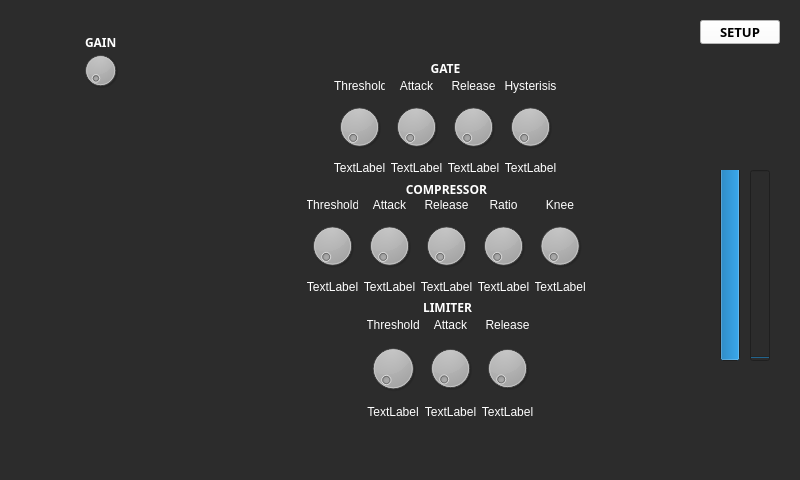
<?xml version="1.0" encoding="UTF-8"?>
<ui version="4.0">
 <class>MainWindow</class>
 <widget class="QMainWindow" name="MainWindow">
  <property name="geometry">
   <rect>
    <x>0</x>
    <y>0</y>
    <width>800</width>
    <height>480</height>
   </rect>
  </property>
  <property name="sizePolicy">
   <sizepolicy hsizetype="Fixed" vsizetype="Fixed">
    <horstretch>0</horstretch>
    <verstretch>0</verstretch>
   </sizepolicy>
  </property>
  <property name="windowTitle">
   <string>MainWindow</string>
  </property>
  <property name="autoFillBackground">
   <bool>false</bool>
  </property>
  <property name="styleSheet">
   <string notr="true">background-color: rgb(44, 44, 44);</string>
  </property>
  <property name="iconSize">
   <size>
    <width>0</width>
    <height>0</height>
   </size>
  </property>
  <widget class="QWidget" name="centralwidget">
   <widget class="QPushButton" name="pushButton">
    <property name="geometry">
     <rect>
      <x>700</x>
      <y>20</y>
      <width>80</width>
      <height>24</height>
     </rect>
    </property>
    <property name="font">
     <font>
      <family>Source Code Pro</family>
      <pointsize>10</pointsize>
      <bold>true</bold>
     </font>
    </property>
    <property name="styleSheet">
     <string notr="true">background-color: rgb(255, 255, 255);
color: rgb(0, 0, 0);</string>
    </property>
    <property name="text">
     <string>SETUP</string>
    </property>
    <property name="autoDefault">
     <bool>false</bool>
    </property>
    <property name="default">
     <bool>false</bool>
    </property>
    <property name="flat">
     <bool>false</bool>
    </property>
   </widget>
   <widget class="QProgressBar" name="progressBar">
    <property name="geometry">
     <rect>
      <x>720</x>
      <y>170</y>
      <width>20</width>
      <height>191</height>
     </rect>
    </property>
    <property name="styleSheet">
     <string notr="true"/>
    </property>
    <property name="minimum">
     <number>-90</number>
    </property>
    <property name="maximum">
     <number>0</number>
    </property>
    <property name="value">
     <number>0</number>
    </property>
    <property name="orientation">
     <enum>Qt::Orientation::Vertical</enum>
    </property>
    <property name="format">
     <string/>
    </property>
   </widget>
   <widget class="QProgressBar" name="progressBar_2">
    <property name="geometry">
     <rect>
      <x>750</x>
      <y>170</y>
      <width>20</width>
      <height>191</height>
     </rect>
    </property>
    <property name="minimum">
     <number>-90</number>
    </property>
    <property name="maximum">
     <number>0</number>
    </property>
    <property name="value">
     <number>-90</number>
    </property>
    <property name="orientation">
     <enum>Qt::Orientation::Vertical</enum>
    </property>
    <property name="format">
     <string/>
    </property>
   </widget>
   <widget class="QDial" name="dial">
    <property name="geometry">
     <rect>
      <x>80</x>
      <y>50</y>
      <width>41</width>
      <height>41</height>
     </rect>
    </property>
    <property name="styleSheet">
     <string notr="true"/>
    </property>
   </widget>
   <widget class="QLabel" name="label">
    <property name="geometry">
     <rect>
      <x>85</x>
      <y>34</y>
      <width>31</width>
      <height>16</height>
     </rect>
    </property>
    <property name="font">
     <font>
      <family>Source Code Pro</family>
      <bold>true</bold>
     </font>
    </property>
    <property name="styleSheet">
     <string notr="true">color: rgb(255, 255, 255);</string>
    </property>
    <property name="text">
     <string>GAIN</string>
    </property>
   </widget>
   <widget class="QWidget" name="gridLayoutWidget">
    <property name="geometry">
     <rect>
      <x>334</x>
      <y>79</y>
      <width>222</width>
      <height>96</height>
     </rect>
    </property>
    <layout class="QGridLayout" name="gridLayout">
     <item row="0" column="1">
      <widget class="QLabel" name="label_16">
       <property name="sizePolicy">
        <sizepolicy hsizetype="Minimum" vsizetype="Maximum">
         <horstretch>0</horstretch>
         <verstretch>0</verstretch>
        </sizepolicy>
       </property>
       <property name="styleSheet">
        <string notr="true">color: rgb(255, 255, 255);</string>
       </property>
       <property name="text">
        <string>Attack</string>
       </property>
       <property name="alignment">
        <set>Qt::AlignmentFlag::AlignCenter</set>
       </property>
      </widget>
     </item>
     <item row="1" column="2">
      <widget class="QDial" name="dial_4"/>
     </item>
     <item row="1" column="3">
      <widget class="QDial" name="dial_5"/>
     </item>
     <item row="2" column="0">
      <widget class="QLabel" name="label_2">
       <property name="sizePolicy">
        <sizepolicy hsizetype="Minimum" vsizetype="Maximum">
         <horstretch>0</horstretch>
         <verstretch>0</verstretch>
        </sizepolicy>
       </property>
       <property name="styleSheet">
        <string notr="true">color: rgb(255, 255, 255);</string>
       </property>
       <property name="text">
        <string>TextLabel</string>
       </property>
       <property name="alignment">
        <set>Qt::AlignmentFlag::AlignCenter</set>
       </property>
      </widget>
     </item>
     <item row="1" column="0">
      <widget class="QDial" name="dial_2"/>
     </item>
     <item row="2" column="2">
      <widget class="QLabel" name="label_4">
       <property name="sizePolicy">
        <sizepolicy hsizetype="Minimum" vsizetype="Maximum">
         <horstretch>0</horstretch>
         <verstretch>0</verstretch>
        </sizepolicy>
       </property>
       <property name="styleSheet">
        <string notr="true">color: rgb(255, 255, 255);</string>
       </property>
       <property name="text">
        <string>TextLabel</string>
       </property>
       <property name="alignment">
        <set>Qt::AlignmentFlag::AlignCenter</set>
       </property>
      </widget>
     </item>
     <item row="0" column="2">
      <widget class="QLabel" name="label_17">
       <property name="sizePolicy">
        <sizepolicy hsizetype="Minimum" vsizetype="Maximum">
         <horstretch>0</horstretch>
         <verstretch>0</verstretch>
        </sizepolicy>
       </property>
       <property name="styleSheet">
        <string notr="true">color: rgb(255, 255, 255);</string>
       </property>
       <property name="text">
        <string>Release</string>
       </property>
       <property name="alignment">
        <set>Qt::AlignmentFlag::AlignCenter</set>
       </property>
      </widget>
     </item>
     <item row="2" column="3">
      <widget class="QLabel" name="label_5">
       <property name="sizePolicy">
        <sizepolicy hsizetype="Minimum" vsizetype="Maximum">
         <horstretch>0</horstretch>
         <verstretch>0</verstretch>
        </sizepolicy>
       </property>
       <property name="styleSheet">
        <string notr="true">color: rgb(255, 255, 255);</string>
       </property>
       <property name="text">
        <string>TextLabel</string>
       </property>
       <property name="alignment">
        <set>Qt::AlignmentFlag::AlignCenter</set>
       </property>
      </widget>
     </item>
     <item row="0" column="0">
      <widget class="QLabel" name="label_15">
       <property name="styleSheet">
        <string notr="true">color: rgb(255, 255, 255);</string>
       </property>
       <property name="text">
        <string>Threshold</string>
       </property>
      </widget>
     </item>
     <item row="2" column="1">
      <widget class="QLabel" name="label_3">
       <property name="sizePolicy">
        <sizepolicy hsizetype="Minimum" vsizetype="Maximum">
         <horstretch>0</horstretch>
         <verstretch>0</verstretch>
        </sizepolicy>
       </property>
       <property name="styleSheet">
        <string notr="true">color: rgb(255, 255, 255);</string>
       </property>
       <property name="text">
        <string>TextLabel</string>
       </property>
       <property name="alignment">
        <set>Qt::AlignmentFlag::AlignCenter</set>
       </property>
      </widget>
     </item>
     <item row="0" column="3">
      <widget class="QLabel" name="label_18">
       <property name="sizePolicy">
        <sizepolicy hsizetype="Minimum" vsizetype="Maximum">
         <horstretch>0</horstretch>
         <verstretch>0</verstretch>
        </sizepolicy>
       </property>
       <property name="styleSheet">
        <string notr="true">color: rgb(255, 255, 255);</string>
       </property>
       <property name="text">
        <string>Hysterisis</string>
       </property>
       <property name="alignment">
        <set>Qt::AlignmentFlag::AlignCenter</set>
       </property>
      </widget>
     </item>
     <item row="1" column="1">
      <widget class="QDial" name="dial_3"/>
     </item>
    </layout>
   </widget>
   <widget class="QWidget" name="gridLayoutWidget_2">
    <property name="geometry">
     <rect>
      <x>307</x>
      <y>198</y>
      <width>278</width>
      <height>96</height>
     </rect>
    </property>
    <layout class="QGridLayout" name="gridLayout_2">
     <item row="1" column="3">
      <widget class="QDial" name="dial_9"/>
     </item>
     <item row="1" column="1">
      <widget class="QDial" name="dial_7"/>
     </item>
     <item row="2" column="1">
      <widget class="QLabel" name="label_7">
       <property name="sizePolicy">
        <sizepolicy hsizetype="Minimum" vsizetype="Maximum">
         <horstretch>0</horstretch>
         <verstretch>0</verstretch>
        </sizepolicy>
       </property>
       <property name="styleSheet">
        <string notr="true">color: rgb(255, 255, 255);</string>
       </property>
       <property name="text">
        <string>TextLabel</string>
       </property>
       <property name="alignment">
        <set>Qt::AlignmentFlag::AlignCenter</set>
       </property>
      </widget>
     </item>
     <item row="1" column="2">
      <widget class="QDial" name="dial_8"/>
     </item>
     <item row="2" column="2">
      <widget class="QLabel" name="label_8">
       <property name="sizePolicy">
        <sizepolicy hsizetype="Minimum" vsizetype="Maximum">
         <horstretch>0</horstretch>
         <verstretch>0</verstretch>
        </sizepolicy>
       </property>
       <property name="styleSheet">
        <string notr="true">color: rgb(255, 255, 255);</string>
       </property>
       <property name="text">
        <string>TextLabel</string>
       </property>
       <property name="alignment">
        <set>Qt::AlignmentFlag::AlignCenter</set>
       </property>
      </widget>
     </item>
     <item row="1" column="4">
      <widget class="QDial" name="dial_10"/>
     </item>
     <item row="2" column="4">
      <widget class="QLabel" name="label_10">
       <property name="sizePolicy">
        <sizepolicy hsizetype="Minimum" vsizetype="Maximum">
         <horstretch>0</horstretch>
         <verstretch>0</verstretch>
        </sizepolicy>
       </property>
       <property name="styleSheet">
        <string notr="true">color: rgb(255, 255, 255);</string>
       </property>
       <property name="text">
        <string>TextLabel</string>
       </property>
       <property name="alignment">
        <set>Qt::AlignmentFlag::AlignCenter</set>
       </property>
      </widget>
     </item>
     <item row="1" column="0">
      <widget class="QDial" name="dial_6"/>
     </item>
     <item row="2" column="0">
      <widget class="QLabel" name="label_6">
       <property name="sizePolicy">
        <sizepolicy hsizetype="Minimum" vsizetype="Maximum">
         <horstretch>0</horstretch>
         <verstretch>0</verstretch>
        </sizepolicy>
       </property>
       <property name="styleSheet">
        <string notr="true">color: rgb(255, 255, 255);</string>
       </property>
       <property name="text">
        <string>TextLabel</string>
       </property>
       <property name="alignment">
        <set>Qt::AlignmentFlag::AlignCenter</set>
       </property>
      </widget>
     </item>
     <item row="2" column="3">
      <widget class="QLabel" name="label_9">
       <property name="sizePolicy">
        <sizepolicy hsizetype="Minimum" vsizetype="Maximum">
         <horstretch>0</horstretch>
         <verstretch>0</verstretch>
        </sizepolicy>
       </property>
       <property name="styleSheet">
        <string notr="true">color: rgb(255, 255, 255);</string>
       </property>
       <property name="text">
        <string>TextLabel</string>
       </property>
       <property name="alignment">
        <set>Qt::AlignmentFlag::AlignCenter</set>
       </property>
      </widget>
     </item>
     <item row="0" column="0">
      <widget class="QLabel" name="label_19">
       <property name="sizePolicy">
        <sizepolicy hsizetype="Minimum" vsizetype="Maximum">
         <horstretch>0</horstretch>
         <verstretch>0</verstretch>
        </sizepolicy>
       </property>
       <property name="styleSheet">
        <string notr="true">color: rgb(255, 255, 255);</string>
       </property>
       <property name="text">
        <string>Threshold</string>
       </property>
       <property name="alignment">
        <set>Qt::AlignmentFlag::AlignCenter</set>
       </property>
      </widget>
     </item>
     <item row="0" column="1">
      <widget class="QLabel" name="label_20">
       <property name="sizePolicy">
        <sizepolicy hsizetype="Minimum" vsizetype="Maximum">
         <horstretch>0</horstretch>
         <verstretch>0</verstretch>
        </sizepolicy>
       </property>
       <property name="styleSheet">
        <string notr="true">color: rgb(255, 255, 255);</string>
       </property>
       <property name="text">
        <string>Attack</string>
       </property>
       <property name="alignment">
        <set>Qt::AlignmentFlag::AlignCenter</set>
       </property>
      </widget>
     </item>
     <item row="0" column="2">
      <widget class="QLabel" name="label_21">
       <property name="sizePolicy">
        <sizepolicy hsizetype="Minimum" vsizetype="Maximum">
         <horstretch>0</horstretch>
         <verstretch>0</verstretch>
        </sizepolicy>
       </property>
       <property name="styleSheet">
        <string notr="true">color: rgb(255, 255, 255);</string>
       </property>
       <property name="text">
        <string>Release</string>
       </property>
       <property name="alignment">
        <set>Qt::AlignmentFlag::AlignCenter</set>
       </property>
      </widget>
     </item>
     <item row="0" column="3">
      <widget class="QLabel" name="label_22">
       <property name="sizePolicy">
        <sizepolicy hsizetype="Minimum" vsizetype="Maximum">
         <horstretch>0</horstretch>
         <verstretch>0</verstretch>
        </sizepolicy>
       </property>
       <property name="styleSheet">
        <string notr="true">color: rgb(255, 255, 255);</string>
       </property>
       <property name="text">
        <string>Ratio</string>
       </property>
       <property name="alignment">
        <set>Qt::AlignmentFlag::AlignCenter</set>
       </property>
      </widget>
     </item>
     <item row="0" column="4">
      <widget class="QLabel" name="label_23">
       <property name="sizePolicy">
        <sizepolicy hsizetype="Minimum" vsizetype="Maximum">
         <horstretch>0</horstretch>
         <verstretch>0</verstretch>
        </sizepolicy>
       </property>
       <property name="styleSheet">
        <string notr="true">color: rgb(255, 255, 255);</string>
       </property>
       <property name="text">
        <string>Knee</string>
       </property>
       <property name="alignment">
        <set>Qt::AlignmentFlag::AlignCenter</set>
       </property>
      </widget>
     </item>
    </layout>
   </widget>
   <widget class="QWidget" name="gridLayoutWidget_3">
    <property name="geometry">
     <rect>
      <x>367</x>
      <y>318</y>
      <width>166</width>
      <height>101</height>
     </rect>
    </property>
    <layout class="QGridLayout" name="gridLayout_3">
     <item row="0" column="2">
      <widget class="QLabel" name="label_26">
       <property name="sizePolicy">
        <sizepolicy hsizetype="Minimum" vsizetype="Maximum">
         <horstretch>0</horstretch>
         <verstretch>0</verstretch>
        </sizepolicy>
       </property>
       <property name="styleSheet">
        <string notr="true">color: rgb(255, 255, 255);</string>
       </property>
       <property name="text">
        <string>Release</string>
       </property>
       <property name="alignment">
        <set>Qt::AlignmentFlag::AlignCenter</set>
       </property>
      </widget>
     </item>
     <item row="1" column="2">
      <widget class="QDial" name="dial_13"/>
     </item>
     <item row="1" column="0">
      <widget class="QDial" name="dial_11"/>
     </item>
     <item row="2" column="2">
      <widget class="QLabel" name="label_13">
       <property name="sizePolicy">
        <sizepolicy hsizetype="Minimum" vsizetype="Maximum">
         <horstretch>0</horstretch>
         <verstretch>0</verstretch>
        </sizepolicy>
       </property>
       <property name="styleSheet">
        <string notr="true">color: rgb(255, 255, 255);</string>
       </property>
       <property name="text">
        <string>TextLabel</string>
       </property>
       <property name="alignment">
        <set>Qt::AlignmentFlag::AlignCenter</set>
       </property>
      </widget>
     </item>
     <item row="0" column="0">
      <widget class="QLabel" name="label_24">
       <property name="sizePolicy">
        <sizepolicy hsizetype="Minimum" vsizetype="Maximum">
         <horstretch>0</horstretch>
         <verstretch>0</verstretch>
        </sizepolicy>
       </property>
       <property name="styleSheet">
        <string notr="true">color: rgb(255, 255, 255);</string>
       </property>
       <property name="text">
        <string>Threshold</string>
       </property>
       <property name="alignment">
        <set>Qt::AlignmentFlag::AlignCenter</set>
       </property>
      </widget>
     </item>
     <item row="0" column="1">
      <widget class="QLabel" name="label_25">
       <property name="sizePolicy">
        <sizepolicy hsizetype="Minimum" vsizetype="Maximum">
         <horstretch>0</horstretch>
         <verstretch>0</verstretch>
        </sizepolicy>
       </property>
       <property name="styleSheet">
        <string notr="true">color: rgb(255, 255, 255);</string>
       </property>
       <property name="text">
        <string>Attack</string>
       </property>
       <property name="alignment">
        <set>Qt::AlignmentFlag::AlignCenter</set>
       </property>
      </widget>
     </item>
     <item row="2" column="0">
      <widget class="QLabel" name="label_11">
       <property name="sizePolicy">
        <sizepolicy hsizetype="Minimum" vsizetype="Maximum">
         <horstretch>0</horstretch>
         <verstretch>0</verstretch>
        </sizepolicy>
       </property>
       <property name="styleSheet">
        <string notr="true">color: rgb(255, 255, 255);</string>
       </property>
       <property name="text">
        <string>TextLabel</string>
       </property>
       <property name="alignment">
        <set>Qt::AlignmentFlag::AlignCenter</set>
       </property>
      </widget>
     </item>
     <item row="1" column="1">
      <widget class="QDial" name="dial_12"/>
     </item>
     <item row="2" column="1">
      <widget class="QLabel" name="label_12">
       <property name="sizePolicy">
        <sizepolicy hsizetype="Minimum" vsizetype="Maximum">
         <horstretch>0</horstretch>
         <verstretch>0</verstretch>
        </sizepolicy>
       </property>
       <property name="styleSheet">
        <string notr="true">color: rgb(255, 255, 255);</string>
       </property>
       <property name="text">
        <string>TextLabel</string>
       </property>
       <property name="alignment">
        <set>Qt::AlignmentFlag::AlignCenter</set>
       </property>
      </widget>
     </item>
    </layout>
   </widget>
   <widget class="QLabel" name="label_14">
    <property name="geometry">
     <rect>
      <x>423</x>
      <y>299</y>
      <width>49</width>
      <height>16</height>
     </rect>
    </property>
    <property name="font">
     <font>
      <family>Source Code Pro</family>
      <bold>true</bold>
     </font>
    </property>
    <property name="styleSheet">
     <string notr="true">color: rgb(255, 255, 255);</string>
    </property>
    <property name="text">
     <string>LIMITER</string>
    </property>
    <property name="alignment">
     <set>Qt::AlignmentFlag::AlignCenter</set>
    </property>
   </widget>
   <widget class="QLabel" name="label_27">
    <property name="geometry">
     <rect>
      <x>396</x>
      <y>179</y>
      <width>101</width>
      <height>20</height>
     </rect>
    </property>
    <property name="sizePolicy">
     <sizepolicy hsizetype="Minimum" vsizetype="Minimum">
      <horstretch>0</horstretch>
      <verstretch>0</verstretch>
     </sizepolicy>
    </property>
    <property name="font">
     <font>
      <family>Source Code Pro</family>
      <bold>true</bold>
     </font>
    </property>
    <property name="styleSheet">
     <string notr="true">color: rgb(255, 255, 255);</string>
    </property>
    <property name="text">
     <string>COMPRESSOR</string>
    </property>
    <property name="alignment">
     <set>Qt::AlignmentFlag::AlignCenter</set>
    </property>
   </widget>
   <widget class="QLabel" name="label_28">
    <property name="geometry">
     <rect>
      <x>430</x>
      <y>60</y>
      <width>31</width>
      <height>16</height>
     </rect>
    </property>
    <property name="sizePolicy">
     <sizepolicy hsizetype="Fixed" vsizetype="Fixed">
      <horstretch>0</horstretch>
      <verstretch>0</verstretch>
     </sizepolicy>
    </property>
    <property name="font">
     <font>
      <family>Source Code Pro</family>
      <bold>true</bold>
     </font>
    </property>
    <property name="styleSheet">
     <string notr="true">color: rgb(255, 255, 255);</string>
    </property>
    <property name="text">
     <string>GATE</string>
    </property>
    <property name="alignment">
     <set>Qt::AlignmentFlag::AlignCenter</set>
    </property>
   </widget>
  </widget>
 </widget>
 <resources/>
 <connections/>
</ui>
